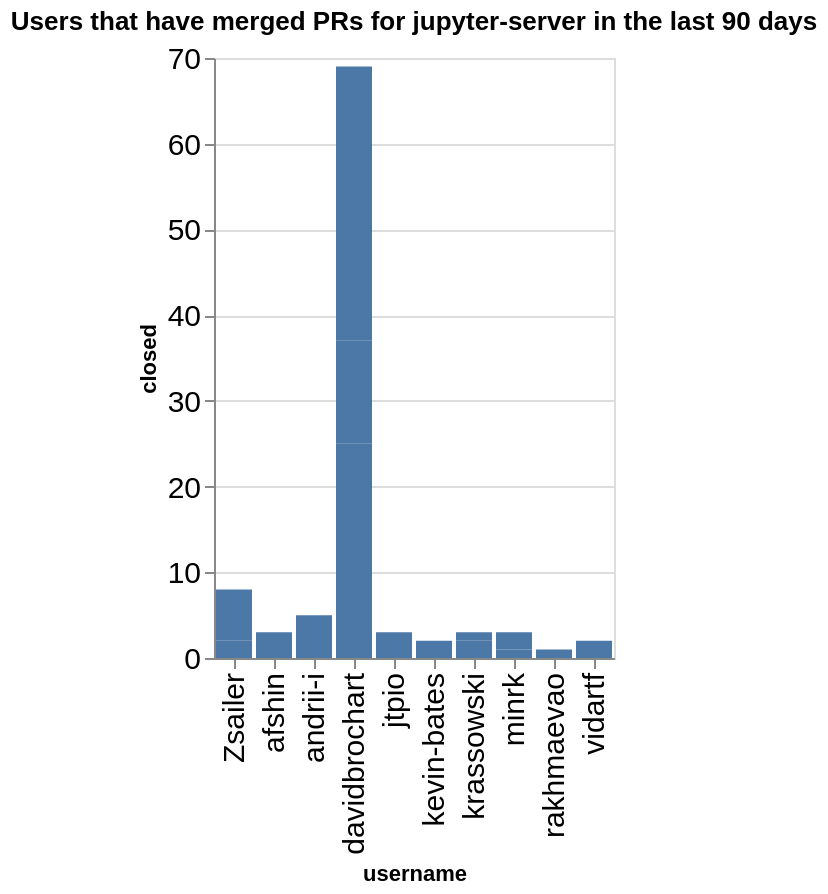

The cell this chart's notebook holds for it:
### Code cell
charts = []
title = f"Users that have merged PRs for {github_org} in the last {n_days} days"
ch = alt.Chart(data=closed_by_repo.replace(np.nan, 0), title=title).mark_bar().encode(
    x='username',
    y='closed',
)
ch

### Figure 1 — Vega-Lite specification as saved in the notebook (floating-point values rounded to 4 significant figures)
{"config": {"axisLeft": {"labelFontSize": 15}, "axisBottom": {"labelFontSize": 15}}, "data": {"name": "data-ce142cec518bfa33fb6b03d222a7238c"}, "mark": {"type": "bar"}, "encoding": {"x": {"field": "username", "type": "nominal"}, "y": {"field": "closed", "type": "quantitative"}}, "title": "Users that have merged PRs for jupyter-server in the last 90 days", "$schema": "https://vega.github.io/schema/vega-lite/v5.20.1.json", "datasets": {"data-ce142cec518bfa33fb6b03d222a7238c": [{"name": "fps", "username": "Zsailer", "closed": 2}, {"name": "fps", "username": "davidbrochart", "closed": 25}, {"name": "gateway_provisioners", "username": "kevin-bates", "closed": 2}, {"name": "jupyter-scheduler", "username": "andrii-i", "closed": 5}, {"name": "jupyter_releaser", "username": "jtpio", "closed": 3}, {"name": "jupyter_releaser", "username": "krassowski", "closed": 2}, {"name": "jupyter_server", "username": "Zsailer", "closed": 5}, {"name": "jupyter_server", "username": "afshin", "closed": 3}, {"name": "jupyter_server", "username": "minrk", "closed": 1}, {"name": "jupyter_server", "username": "vidartf", "closed": 2}, {"name": "jupyter_server_terminals", "username": "Zsailer", "closed": 1}, {"name": "jupyter_ydoc", "username": "davidbrochart", "closed": 12}, {"name": "jupyter_ydoc", "username": "krassowski", "closed": 1}, {"name": "jupyverse", "username": "davidbrochart", "closed": 32}, {"name": "jupyverse", "username": "rakhmaevao", "closed": 1}, {"name": "pytest-jupyter", "username": "minrk", "closed": 2}]}}
